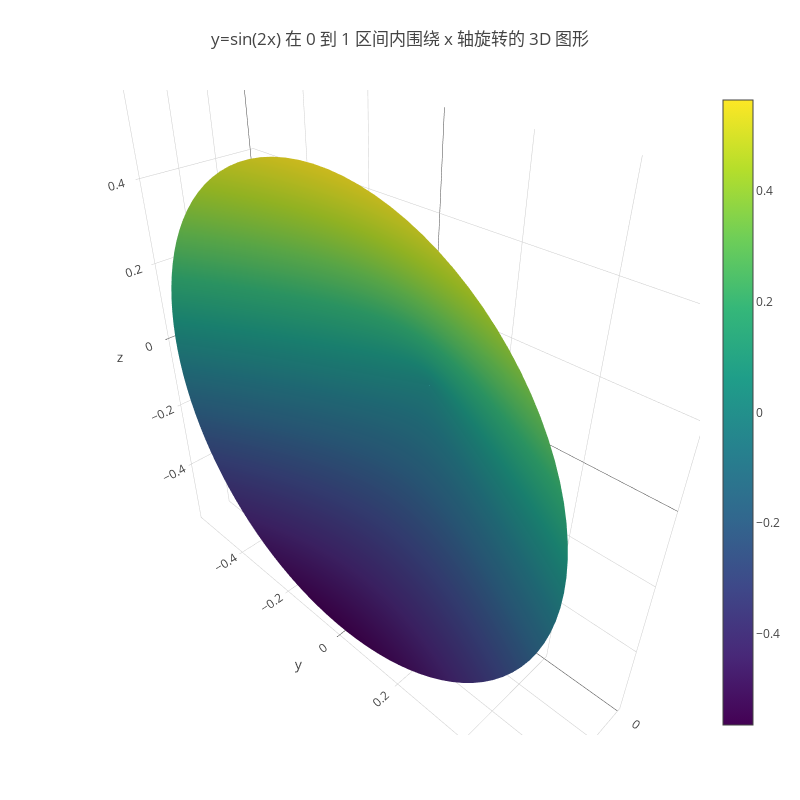

The notebook cell this image was saved under:
### Code cell
import numpy as np
import plotly.graph_objects as go

# 定义 x 轴的数据点
x = np.linspace(0, 0.3, 100)

# 计算 y = sin(2x) 的值
y = np.sin(2 * x)
# - np.cos(3 * x)

# 定义围绕 x 轴旋转时的角度
theta = np.linspace(0, 2 * np.pi, 100)

# 创建网格
# X, THETA = np.meshgrid(x, theta)
Y, THETA = np.meshgrid(y, theta)

# 将 y 值和角度转换为 3D 笛卡尔坐标系的 Y 和 Z
Y = y * np.cos(THETA)
Z = y * np.sin(THETA)

# 绘制 3D 图形
fig = go.Figure(data=[go.Surface(z=Z, x=X, y=Y, colorscale='Viridis')])

fig.update_layout(
    title='y=sin(2x) 在 0 到 1 区间内围绕 x 轴旋转的 3D 图形',
    autosize=False,
    width=800,
    height=800,
    margin=dict(l=65, r=50, b=65, t=90)
)

fig.show()

### Figure 1 — Plotly figure (JSON) as saved in the notebook; plotly's stock layout.template omitted (floating-point values rounded to 4 significant figures; data arrays with more than 128 entries replaced by an {"elided": "..."} marker saying what was removed)
{"data": [{"colorscale": [[0, "#440154"], [0.1111, "#482878"], [0.2222, "#3e4989"], [0.3333, "#31688e"], [0.4444, "#26828e"], [0.5556, "#1f9e89"], [0.6667, "#35b779"], [0.7778, "#6ece58"], [0.8889, "#b5de2b"], [1, "#fde725"]], "type": "surface", "x": {"elided": "100x100 float values"}, "y": {"elided": "100x100 float values"}, "z": {"elided": "100x100 float values"}}], "layout": {"autosize": false, "height": 800, "margin": {"b": 65, "l": 65, "r": 50, "t": 90}, "title": {"text": "y=sin(2x) 在 0 到 1 区间内围绕 x 轴旋转的 3D 图形"}, "width": 800}}
